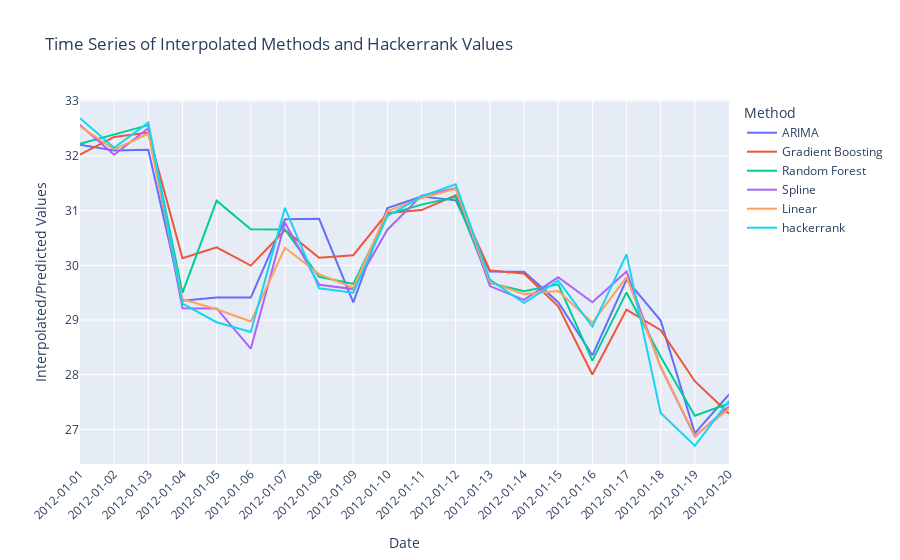

The code cell stored with this chart in its notebook:
### Code cell
import pandas as pd
import plotly.express as px

# Assuming 'result' is already loaded and available as a DataFrame
# Generate a date range based on the number of rows assuming daily data starting from a specific date
date_range = pd.date_range(start='2012-01-01', periods=len(result), freq='D')

# Assign this date range as a new column; for Plotly we'll keep it as a column for easier handling
result['Date'] = date_range

# Create the Plotly line chart
fig = px.line(result, x='Date', y=result.columns[:-1], title='Time Series of Interpolated Methods and Hackerrank Values',
              labels={'value': 'Values', 'variable': 'Method', 'Date': 'Date'})

# Update layout for better readability
fig.update_layout(
    xaxis_title='Date',
    yaxis_title='Interpolated/Predicted Values',
    legend_title='Method',
    xaxis=dict(
        tickangle=-45,
        nticks=20,
        tickformat='%Y-%m-%d'
    )
)

# Show the plot
fig.show()

### Figure 1 — Plotly figure (JSON) as saved in the notebook; plotly's stock layout.template omitted (floating-point values rounded to 4 significant figures)
{"data": [{"hovertemplate": "Method=ARIMA<br>Date=%{x}<br>Values=%{y}<extra></extra>", "legendgroup": "ARIMA", "line": {"color": "#636efa", "dash": "solid"}, "marker": {"symbol": "circle"}, "mode": "lines", "name": "ARIMA", "orientation": "v", "showlegend": true, "x": ["2012-01-01T00:00:00", "2012-01-02T00:00:00", "2012-01-03T00:00:00", "2012-01-04T00:00:00", "2012-01-05T00:00:00", "2012-01-06T00:00:00", "2012-01-07T00:00:00", "2012-01-08T00:00:00", "2012-01-09T00:00:00", "2012-01-10T00:00:00", "2012-01-11T00:00:00", "2012-01-12T00:00:00", "2012-01-13T00:00:00", "2012-01-14T00:00:00", "2012-01-15T00:00:00", "2012-01-16T00:00:00", "2012-01-17T00:00:00", "2012-01-18T00:00:00", "2012-01-19T00:00:00", "2012-01-20T00:00:00"], "xaxis": "x", "y": [32.2, 32.1, 32.11, 29.35, 29.41, 29.41, 30.84, 30.85, 29.32, 31.05, 31.26, 31.19, 29.89, 29.88, 29.33, 28.35, 29.74, 28.99, 26.93, 27.64], "yaxis": "y", "type": "scatter"}, {"hovertemplate": "Method=Gradient Boosting<br>Date=%{x}<br>Values=%{y}<extra></extra>", "legendgroup": "Gradient Boosting", "line": {"color": "#EF553B", "dash": "solid"}, "marker": {"symbol": "circle"}, "mode": "lines", "name": "Gradient Boosting", "orientation": "v", "showlegend": true, "x": ["2012-01-01T00:00:00", "2012-01-02T00:00:00", "2012-01-03T00:00:00", "2012-01-04T00:00:00", "2012-01-05T00:00:00", "2012-01-06T00:00:00", "2012-01-07T00:00:00", "2012-01-08T00:00:00", "2012-01-09T00:00:00", "2012-01-10T00:00:00", "2012-01-11T00:00:00", "2012-01-12T00:00:00", "2012-01-13T00:00:00", "2012-01-14T00:00:00", "2012-01-15T00:00:00", "2012-01-16T00:00:00", "2012-01-17T00:00:00", "2012-01-18T00:00:00", "2012-01-19T00:00:00", "2012-01-20T00:00:00"], "xaxis": "x", "y": [32.02, 32.35, 32.43, 30.13, 30.33, 30.0, 30.64, 30.14, 30.18, 30.96, 31.01, 31.28, 29.91, 29.85, 29.25, 28.0, 29.19, 28.81, 27.88, 27.29], "yaxis": "y", "type": "scatter"}, {"hovertemplate": "Method=Random Forest<br>Date=%{x}<br>Values=%{y}<extra></extra>", "legendgroup": "Random Forest", "line": {"color": "#00cc96", "dash": "solid"}, "marker": {"symbol": "circle"}, "mode": "lines", "name": "Random Forest", "orientation": "v", "showlegend": true, "x": ["2012-01-01T00:00:00", "2012-01-02T00:00:00", "2012-01-03T00:00:00", "2012-01-04T00:00:00", "2012-01-05T00:00:00", "2012-01-06T00:00:00", "2012-01-07T00:00:00", "2012-01-08T00:00:00", "2012-01-09T00:00:00", "2012-01-10T00:00:00", "2012-01-11T00:00:00", "2012-01-12T00:00:00", "2012-01-13T00:00:00", "2012-01-14T00:00:00", "2012-01-15T00:00:00", "2012-01-16T00:00:00", "2012-01-17T00:00:00", "2012-01-18T00:00:00", "2012-01-19T00:00:00", "2012-01-20T00:00:00"], "xaxis": "x", "y": [32.22, 32.39, 32.56, 29.5, 31.18, 30.66, 30.66, 29.79, 29.66, 30.93, 31.11, 31.25, 29.68, 29.53, 29.65, 28.26, 29.5, 28.33, 27.25, 27.48], "yaxis": "y", "type": "scatter"}, {"hovertemplate": "Method=Spline<br>Date=%{x}<br>Values=%{y}<extra></extra>", "legendgroup": "Spline", "line": {"color": "#ab63fa", "dash": "solid"}, "marker": {"symbol": "circle"}, "mode": "lines", "name": "Spline", "orientation": "v", "showlegend": true, "x": ["2012-01-01T00:00:00", "2012-01-02T00:00:00", "2012-01-03T00:00:00", "2012-01-04T00:00:00", "2012-01-05T00:00:00", "2012-01-06T00:00:00", "2012-01-07T00:00:00", "2012-01-08T00:00:00", "2012-01-09T00:00:00", "2012-01-10T00:00:00", "2012-01-11T00:00:00", "2012-01-12T00:00:00", "2012-01-13T00:00:00", "2012-01-14T00:00:00", "2012-01-15T00:00:00", "2012-01-16T00:00:00", "2012-01-17T00:00:00", "2012-01-18T00:00:00", "2012-01-19T00:00:00", "2012-01-20T00:00:00"], "xaxis": "x", "y": [32.57, 32.02, 32.5, 29.22, 29.21, 28.48, 30.78, 29.65, 29.57, 30.65, 31.28, 31.41, 29.62, 29.37, 29.78, 29.33, 29.89, 28.14, 26.87, 27.42], "yaxis": "y", "type": "scatter"}, {"hovertemplate": "Method=Linear<br>Date=%{x}<br>Values=%{y}<extra></extra>", "legendgroup": "Linear", "line": {"color": "#FFA15A", "dash": "solid"}, "marker": {"symbol": "circle"}, "mode": "lines", "name": "Linear", "orientation": "v", "showlegend": true, "x": ["2012-01-01T00:00:00", "2012-01-02T00:00:00", "2012-01-03T00:00:00", "2012-01-04T00:00:00", "2012-01-05T00:00:00", "2012-01-06T00:00:00", "2012-01-07T00:00:00", "2012-01-08T00:00:00", "2012-01-09T00:00:00", "2012-01-10T00:00:00", "2012-01-11T00:00:00", "2012-01-12T00:00:00", "2012-01-13T00:00:00", "2012-01-14T00:00:00", "2012-01-15T00:00:00", "2012-01-16T00:00:00", "2012-01-17T00:00:00", "2012-01-18T00:00:00", "2012-01-19T00:00:00", "2012-01-20T00:00:00"], "xaxis": "x", "y": [32.54, 32.12, 32.41, 29.38, 29.2, 28.97, 30.32, 29.84, 29.59, 30.99, 31.23, 31.4, 29.7, 29.47, 29.53, 28.95, 29.78, 28.15, 26.88, 27.38], "yaxis": "y", "type": "scatter"}, {"hovertemplate": "Method=hackerrank<br>Date=%{x}<br>Values=%{y}<extra></extra>", "legendgroup": "hackerrank", "line": {"color": "#19d3f3", "dash": "solid"}, "marker": {"symbol": "circle"}, "mode": "lines", "name": "hackerrank", "orientation": "v", "showlegend": true, "x": ["2012-01-01T00:00:00", "2012-01-02T00:00:00", "2012-01-03T00:00:00", "2012-01-04T00:00:00", "2012-01-05T00:00:00", "2012-01-06T00:00:00", "2012-01-07T00:00:00", "2012-01-08T00:00:00", "2012-01-09T00:00:00", "2012-01-10T00:00:00", "2012-01-11T00:00:00", "2012-01-12T00:00:00", "2012-01-13T00:00:00", "2012-01-14T00:00:00", "2012-01-15T00:00:00", "2012-01-16T00:00:00", "2012-01-17T00:00:00", "2012-01-18T00:00:00", "2012-01-19T00:00:00", "2012-01-20T00:00:00"], "xaxis": "x", "y": [32.69, 32.15, 32.61, 29.3, 28.96, 28.78, 31.05, 29.58, 29.5, 30.9, 31.26, 31.48, 29.74, 29.31, 29.72, 28.88, 30.2, 27.3, 26.7, 27.52], "yaxis": "y", "type": "scatter"}], "layout": {"xaxis": {"anchor": "y", "domain": [0.0, 1.0], "title": {"text": "Date"}, "tickangle": -45, "nticks": 20, "tickformat": "%Y-%m-%d"}, "yaxis": {"anchor": "x", "domain": [0.0, 1.0], "title": {"text": "Interpolated/Predicted Values"}}, "legend": {"title": {"text": "Method"}, "tracegroupgap": 0}, "title": {"text": "Time Series of Interpolated Methods and Hackerrank Values"}}}
